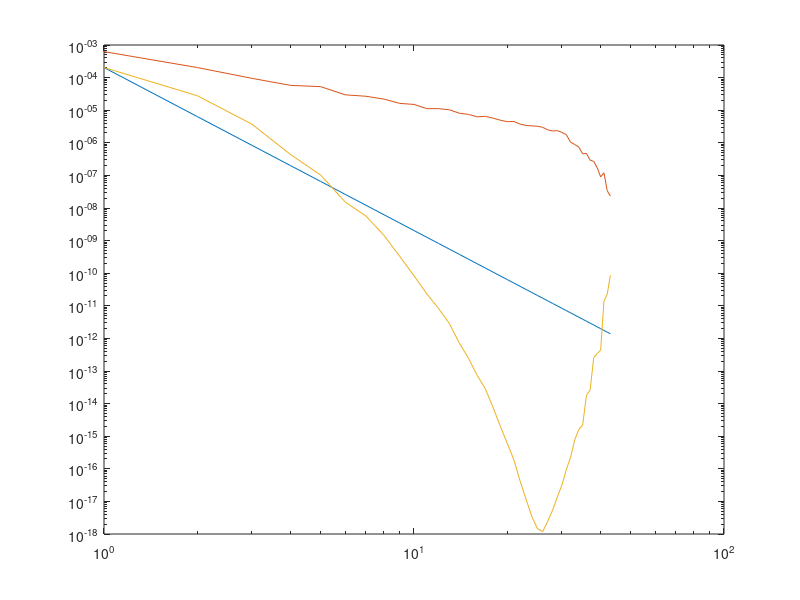

This figure's MATLAB source:
%sp0 = [4.105312269e-30	5.588355982	1.81776578	0.8488783081	0.516501077	0.4727717905	0.2652992638	0.2393447326	0.1948835234	0.1431101751	0.1318790685	0.09638731766	0.09505932953	0.08556853018	0.06528652724	0.04464107686	0.02172736978	0.01637030728	0.006804648119	0.005740386739 0.0009866190562	0.0002441739689	];

%sp5 = [0.05681975089	0.2370553431	0.003899559156	0.0002298917659	0.0002266351554	6.759967868e-05	2.890918416e-05	2.486949012e-05	4.174611939e-06	4.593440736e-06	3.247271943e-06	1.39107707e-06	1.090104087e-06	8.503162174e-07	6.662158068e-07	2.226076501e-07	1.570515802e-07	1.312557061e-07	2.887838632e-08	1.017724263e-07	1.531262761e-08	3.371862184e-09	];
sp15 = [	8.722649294e-05	0.0002036542017	2.781974759e-05	3.732331916e-06	4.342447942e-07	1.025299539e-07	1.525738049e-08	5.666539525e-09	1.450463073e-09	3.259241822e-10	8.354084323e-11	2.3269693e-11	8.290120164e-12	2.87669225e-12	7.259414551e-13	2.415698855e-13	7.275707194e-14	2.791806115e-14	7.488740885e-15	1.990257846e-15	5.957770466e-16	1.887827286e-16	4.150773666e-17	1.137756229e-17	3.42013939e-18	1.473899023e-18	1.179206438e-18	2.451285783e-18	5.387569708e-18	1.362153222e-17	3.181414431e-17	9.495693061e-17	2.260215056e-16	7.733303986e-16	1.594264022e-15	2.206145737e-15	1.802227728e-14	2.651838988e-14	2.564364038e-13	3.466026346e-13	4.338937314e-13	1.411767357e-11	2.251231717e-11	8.625610238e-11	
	];
sp00 = [0.05953134996	0.2636670736	0.0974458196	0.04925949303	0.02918163931	0.02015356421	0.01189473541	0.009105506257	0.007620751522	0.005483018304	0.004947943045	0.003464327115	0.003010264027	0.003612329478	0.002654851325	0.002088323968	0.001188129528	0.0006712707535	0.00028134404	0.0001529254296	2.401042142e-05	1.785859418e-06	];
sp06 = [0.05912177521	0.2733625059	0.006888882487	0.003711922826	0.001403762682	0.0003773799858	0.0003412713105	0.0002606285562	0.000219302038	0.0001246050009	0.0001761026176	0.0001253088208	8.326587994e-05	8.761049529e-05	0.0001920927602	9.235606971e-05	2.854804654e-05	1.434184646e-05	6.777282546e-06	3.952421123e-06	8.352972323e-07	4.6773007e-07	];
sp30 = [0.05588387368	0.1472892509	0.01319426415	8.996656155e-05	0.0001412992687 8.333353479e-05	8.962125621e-06	6.079902865e-06	4.263893378e-06	1.644883308e-06 1.445497276e-06	9.55876483e-07	5.748136285e-07	5.7980333e-07	3.986265028e-07 1.840184058e-07	9.152699018e-08	9.333366349e-08	4.418456631e-08	1.081172498e-07 3.470829517e-08	9.263909079e-10	];
%sp0 = [2.023430148e-32	0.0248371377	0.00807895902	0.003772792481	0.002295560342	0.002101207958	0.001179107839	0.001063754367	0.0008661489928	0.0006360452227	0.0005861291933	0.0004283880785	0.000422485909	0.0003803045786	0.0002901623433	0.0001984047861	9.656608792e-05	7.275692125e-05	3.024288053e-05	2.551282995e-05	4.384973583e-06	1.085217639e-06	];
%sp15 = [7.667133303e-05	0.006835304992	0.0002868415515	1.009340787e-05	4.996582112e-07	3.042679252e-07	5.203952663e-08	3.430954722e-08	1.290757504e-08	8.095409489e-09	3.443428584e-09	1.825720545e-09	1.674523322e-09	7.26023713e-10	5.988268521e-10	2.603069467e-10	2.996057524e-10	3.734338465e-10	3.892083307e-10	1.984998039e-09 1.250820114e-09	1.065662871e-10	];

sp = [		8.294288139e-35	0.0006266725246	0.0002036846141	9.502037214e-05	5.77537139e-05	5.279387917e-05	2.964004829e-05	2.676815945e-05	2.188094819e-05	1.617578688e-05	1.504442174e-05	1.11510709e-05	1.117736714e-05	1.031322001e-05	8.08922147e-06	7.406926306e-06	6.276862812e-06	6.464056074e-06	5.698807846e-06	4.924102033e-06	4.447858301e-06	4.500162074e-06	3.738013451e-06	3.411799877e-06	3.293593909e-06	3.225897103e-06	2.996239926e-06	2.497379747e-06	2.303451931e-06	2.367760948e-06	2.082850216e-06	1.773073421e-06	1.044874091e-06	8.850405133e-07	7.406897922e-07	4.597601514e-07	4.698312085e-07	2.932330958e-07	2.694344905e-07	1.716118822e-07	9.011427066e-08	1.202103643e-07	3.38739146e-08	2.322802267e-08	];
%sp100 = [0.05676300933	0.00572995793	0.00838087184	0.002739798519	0.0009402217154	0.0002439289172	4.516446483e-05	3.85290868e-05	8.942564112e-06	5.655744872e-06	2.387487615e-06	9.672397408e-07	1.153091844e-06	7.867083751e-07	7.798461193e-07	3.238391741e-07	2.426822473e-07	2.811077396e-07	1.774744399e-07	1.804117197e-07	1.120255974e-08	1.036514534e-09	];


kk = 1:length(sp)-1;
k53 = sp15(2)*kk.^(-5);
loglog(kk,k53);
hold on 
loglog(kk,sp(2:end));
%loglog(kk,sp00(2:end));
%loglog(kk,sp06(2:end));
loglog(kk,sp15(2:end));
%loglog(kk,sp30(2:end));

%legend('Teoretical','0','0.3','0.6','15','30')
